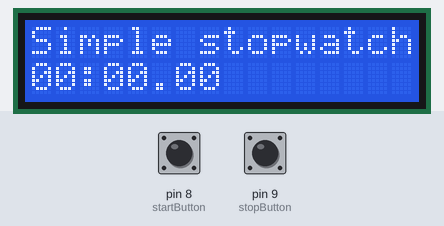
This sketch was run on a simulated Arduino Uno, built with avr-gcc and run on an emulated ATmega328P. Shown: 16×2 character LCD. Inputs (shaded band) come from the test bench; at power-on: pin 8 (startButton) HIGH, pin 9 (stopButton) HIGH. At 2.9 s the program stops and its outputs stay as they are.

Above: at 1.2 s.
1.3 s: pin 8 (startButton) pulled LOW for 0.15 s
At 1.46 s:
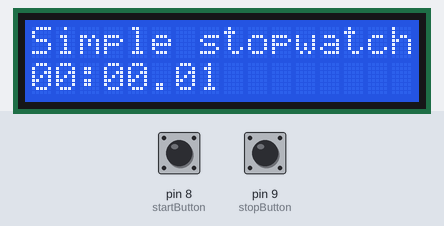
2.9 s: pin 9 (stopButton) pulled LOW for 0.15 s
At 3.2 s:
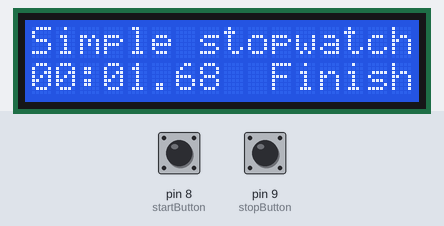
Timing chart, 0 to 4.4 s (numbered marks = the images above; inputs shaded):
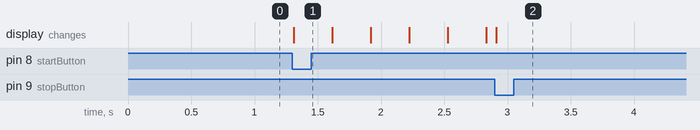

The sketch:

lcd-gra-przyciski.ino
```cpp
#include <LiquidCrystal.h>
LiquidCrystal lcd (2, 3, 4, 5, 6, 7);

#define startButton 8
#define stopButton 9

int mins = 0;
int sec = 0;
int ms = 0;
boolean startButtonState;
boolean stopButtonState;

void setup() {

  lcd.begin(16, 2);
  lcd.clear();
  lcd.setCursor(0, 0);
  lcd.print("Simple stopwatch");
  lcd.setCursor(0, 1);
  lcd.print("00:00.00");
  pinMode(startButton, INPUT_PULLUP);
  pinMode(stopButton, INPUT_PULLUP);

}

void loop() {

startStopwatch(); //start stopwatch

}

void startStopwatch()

{

startButtonState = digitalRead(startButton); //read button's state

if (startButtonState == LOW)//if start button was pressed

{

while (1) //while loop to write time and increase it by 'miliseconds' function

{

miliseconds();

stopStopwatch();//check after every single milisecond if "stop button" was pressed and if yes stop increasing time

}

}

}

void stopStopwatch()

{

stopButtonState = digitalRead(stopButton); //read button's state

if (stopButtonState == LOW)//if button was pressed

{

while (1)

{

lcd.setCursor(10, 1);

lcd.print("Finish"); //display inscription

}

}

}

void miliseconds() //display miliseconds

{

if (ms < 10) //if number needs one position

{

lcd.setCursor(7, 1);

lcd.print(ms);

lcd.setCursor(6, 1);//before number print "0"

lcd.print(0);

}

else //if number needs two positions

{

lcd.setCursor(6, 1);

lcd.print(ms);

}

delay(9);//with 10 ms delay, program was a little bit delayed than the true stopwatch

ms++;//increase miliseconds

if (ms == 100) //after every 100 ms

{

sec++;//increase seconds by 1

ms = 0;//zero miliseconds

seconds();//trigger 'seconds' function

}

}

void seconds()//display seconds

{

if (sec < 10)//same as in 'miliseconds'

{

lcd.setCursor(4, 1);

lcd.print(sec);

lcd.setCursor(3, 1);

lcd.print(0);

}

else

{

lcd.setCursor(3, 1);

lcd.print(sec);

}

if (sec == 60)//like in 'miliseconds'

{

mins++;

minutes();

sec = 0;

lcd.setCursor(3, 1);

lcd.print("00"); //print "00" because after every 60 seconds ,there should be counting from the beginning

}

}

void minutes()

{

if (mins < 10)//same as in 'seconds'

{

lcd.setCursor(1, 1);

lcd.print(mins);

lcd.setCursor(0, 1);

lcd.print(0);

}

else

{

lcd.setCursor(0, 1);

lcd.print(mins);

}

}
```

Measured:
- after the input at 1.3 s, the display: changes at once (image 1)
- after the input at 2.9 s, the display: changes at once (image 2)
